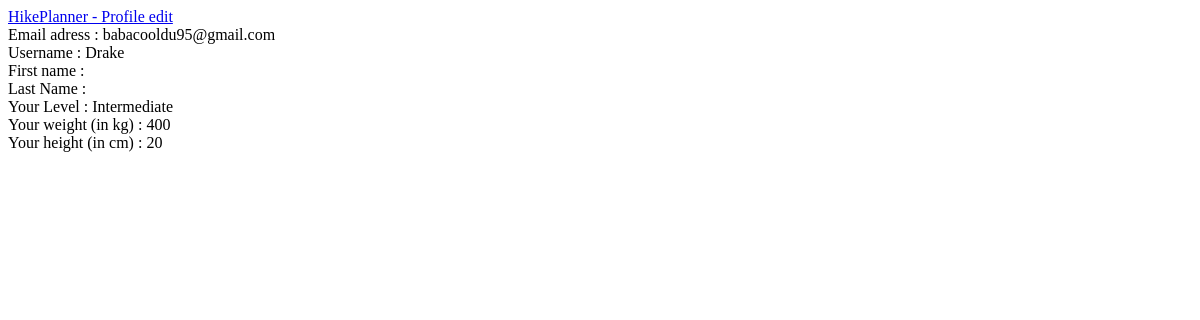
Screenshot of /profile.php (signed in) with the database file from the repository.
### tables this page shows
CREATE TABLE `account` (
  `id` int(11) NOT NULL,
  `username` varchar(255) NOT NULL,
  `password` varchar(255) NOT NULL,
  `email` varchar(255) NOT NULL,
  `first_name` varchar(255) NOT NULL,
  `last_name` varchar(255) NOT NULL,
  `level` varchar(255) NOT NULL,
  `weight` int(11) DEFAULT NULL,
  `size` int(11) DEFAULT NULL
);

### profile.php (the view, shortened to what this page needs)
<html>
    <link rel="stylesheet" type="text/css" href="projet_css/profile.css"/>
    <body>
        <a href="#edit_profile">HikePlanner - Profile edit</a>
        <br>
        <?php
            $bdd = new PDO("mysql:host=localhost;dbname=projet_if3;charset=utf8", "root", "");
            $req = $bdd->prepare("SELECT * FROM account WHERE id = ?");
            $req->execute([$_SESSION['id_account']]);
            $data = $req->fetch();
        ?>
        <label>Email adress : </label>
        <?php
            echo $data["email"];
        ?>
        <br>
        <label>Username : </label>
        <?php
            echo $data["username"];
        ?>
        <br>
        <label>First name : </label>
        <br>
        <label>Last Name : </label>
        <br>
        <label>Your Level : </label>
        <?php
            echo $data["level"];
        ?>
        <br>
        <label>Your weight (in kg) : </label>
        <?php
            echo $data["weight"];
        ?>
        <br>
        <label>Your height (in cm) : </label>
        <?php
            echo $data["size"];
        ?>
    </body>
</html>

### rows the page displays
account: email "babacooldu95@gmail.com", username "Drake", level "Intermediate", weight "400", size "20"
